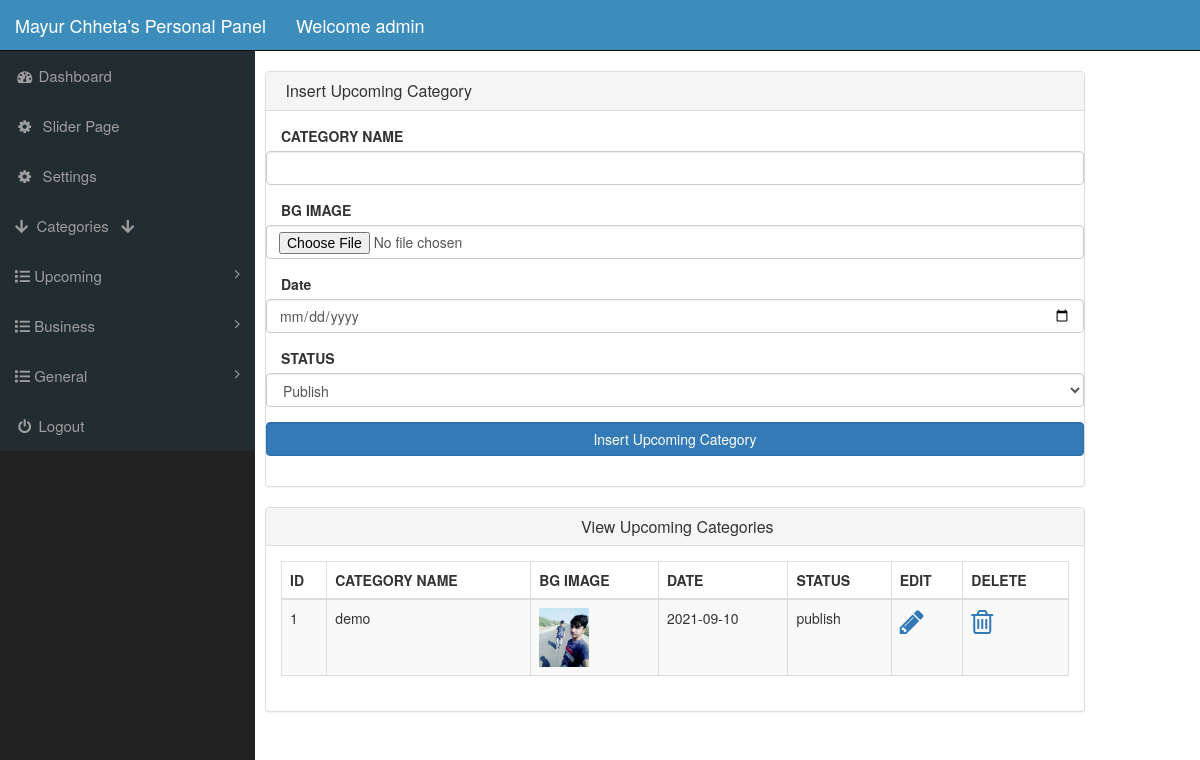
Before: /index.php?insert_up_cat (signed in) with the older database file.
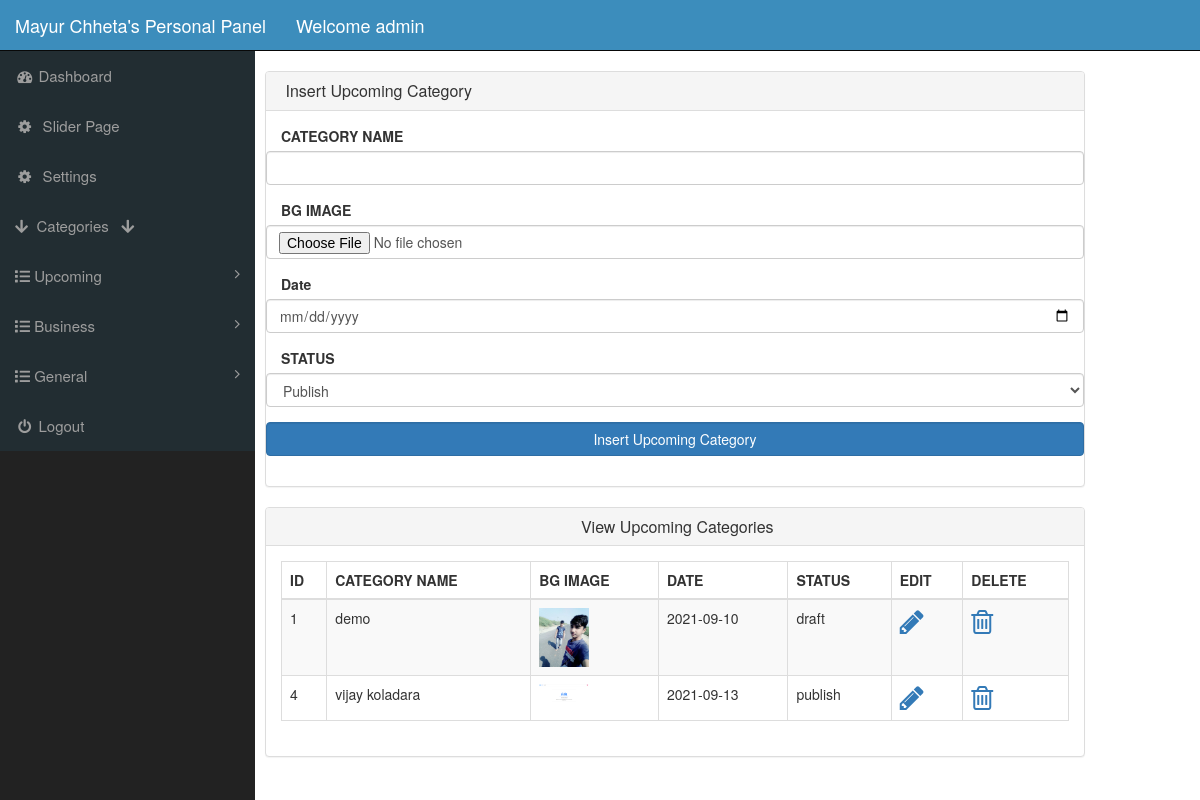
After: the same page with the newer database file.
### tables this page shows
CREATE TABLE `upcoming_category` (
  `id` int(100) NOT NULL,
  `category_name` varchar(100) NOT NULL,
  `category_image` varchar(100) NOT NULL,
  `date` date NOT NULL,
  `status` varchar(100) NOT NULL
);

### insert_upcoming_category.php (the view, shortened to what this page needs)
<?php
if(!isset($_SESSION['admin_username']))
{
    echo "<script> window.open('login.php','_self')  </script>";
}
else
{
?>
<div class="row">
    <div class="col-lg-3">
    </div>
    <div class="col-lg-12">
        <div class="panel panel-default">
            <div class="panel-heading">
                <h3 class="panel-title">
                    <i class="fa a-money fa-w"></i> Insert Upcoming Category
                </h3>
            </div>
            <div class="panel-body">
                <form action="" class="form-horizontal" method="POST" enctype="multipart/form-data">
                    <div class="form-group">
                        <label for="" class="col-md-3">CATEGORY NAME</label>
                        <input type="text" name="category_name" id="" class="form-control" required>
                    </div>
                    <div class="form-group">
                        <label for="" class="col-md-3">BG IMAGE </label>
                        <input type="file" name="category_img" id="" class="form-control" required
                            accept="image/png, image/gif, image/jpeg">
                    </div>
                    <div class="form-group">
                        <label for="" class="col-md-3">Date </label>
                        <input type="date" name="category_date" id="" class="form-control" required>
                    </div>
                    <div class="form-group">
                        <label for="" class="col-md-3">STATUS</label>
                        <select class="form-select form-control" name="category_status">
                            <option value="publish">Publish</option>
                        </select>
                    </div>
                    <div class="form-group">
                        <input type="submit" value="Insert Upcoming Category" name="submit"
                            class="btn btn-primary form-control">
                    </div>
                </form>
            </div>
        </div>
    </div>
    <div class="col-lg-12">
        <div class="panel panel-default">
            <div class="panel-heading">
                <h3 class="panel-title text-center">
                    <i class="fa a-money fa-w"></i> View Upcoming Categories
                </h3>
            </div>
            <div class="panel-body">
                <div class="table-responsive">
                    <table class="table table-bordered table-hover table-striped">
                        <thead>
                            <tr>
                                <th>ID</th>
                                <th>CATEGORY NAME</th>
                                <th>BG IMAGE</th>
                                <th>DATE</th>
                                <th>STATUS</th>
                                <th>EDIT</th>
                                <th>DELETE</th>
                            </tr>
                        </thead>
                        <tbody>
                            <?php
                                $get_product = "select * from upcoming_category";
                                $run_p = mysqli_query($con,$get_product);
                                while($row = mysqli_fetch_array($run_p))
                                {
                                    $s_id = $row['id'];
                                    $s_name = $row['category_name'];
                                    $s_image = $row['category_image'];
                                    $s_date = $row['date'];
                                    $s_status = $row['status'];
                                    ?>
                            <tr>
                                <td><?php echo $s_id;  ?> </td>
                                <td><?php echo $s_name;  ?> </td>
                                <td><img src="slide_images/<?php echo $s_image;  ?>" alt="" class="img-responsive"
                                        width="50" height="50"> </td>
                                <td><?php echo $s_date;  ?> </td>
                                <td><?php echo $s_status;  ?> </td>
                                <td>
                                    <a href="index.php?edit_up_cat=<?php echo $s_id; ?>">
                                        <i class="fa fa-pencil fa-2x"></i>
                                    </a>
                                </td>
                                <td>
                                    <a href="index.php?delete_up_cat=<?php echo $s_id; ?>">
                                        <i class="fa fa-trash-o fa-2x"></i>
                                    </a>
                                </td>
                            </tr>
                            <?php  } ?>
                        </tbody>
                    </table>
                </div>
            </div>
        </div>
    </div>
</div>
<?php  } ?>

### index.php (shortened to what this page needs)
<?php
include("includes/connection.php");
if (!isset($_SESSION['admin_username'])) {
    echo "<script> window.open('login.php','_self')  </script>";
} else {
?>
    <!DOCTYPE html>
    <html lang="en">
    <head>
        <link rel="stylesheet" href="styles/style.css">
        <link rel="stylesheet" href="https://maxcdn.bootstrapcdn.com/bootstrap/3.4.1/css/bootstrap.min.css">
        <link rel="stylesheet" href="https://cdnjs.cloudflare.com/ajax/libs/font-awesome/5.15.4/css/all.min.css" />
        <link rel="stylesheet" href="https://stackpath.bootstrapcdn.com/font-awesome/4.7.0/css/font-awesome.min.css">
    </head>
    <body>
        <div class="wrapper col-lg-2">
            <?php include('includes/sidebar.php');  ?>
        </div>
        <div class="col-lg-10 page-wrapper" style="padding-top:20px;padding-right:100px;">
            <div class="container-fluid" style="padding-top:50px;padding-left:50px;">
                <?php
                if (isset($_GET['insert_up_cat'])) {
                    include 'insert_upcoming_category.php';
                }
                ?>
            </div>
        </div>
    </body>
    </html>
<?php } ?>

### includes/sidebar.php (shortened to what this page needs)
<nav class="navbar navbar-inverse navbar-fixed-top">
    <div class="navbar-header">
        <a href="index.php?dashboard" class="navbar-brand" style="color:white">Mayur Chheta's Personal Panel</a>
        <a href="index.php?dashboard" class="navbar-brand" style="color:white">Welcome <?php echo $_SESSION['admin_username'];?></a>
    </div>
    <div class="collapse navbar-collapse navbar-ex1-collapse">
        <ul class="nav navbar-nav side-nav">
            <li>
                <a href="index.php?dashboard">
                    <i class="fa fa-fw fa-dashboard"></i>&nbsp;Dashboard
                </a>
            </li>
            <li>
                <a href="index.php?slider_page">
                    <i class="fa fa-fw fa-cog"></i>&nbsp; Slider Page
                </a>
            </li>
            <li>
                <a href="index.php?settings">
                    <i class="fa fa-fw fa-cog"></i>&nbsp; Settings
                </a>
            </li>
            <li>
                <a href="">
                    <i class="fas fa-arrow-down"></i>&nbsp; Categories &nbsp; <i class="fas fa-arrow-down"></i>
                </a>
            </li>
            <li>
                <a href="#" data-toggle="collapse" data-target="#upcoming">
                    <i class="fas fa-list"></i></i>&nbsp;Upcoming
                    <i class="fa fa-angle-right pull-right"></i>
                </a>
            </li>
            <li>
                <a href="#" data-toggle="collapse" data-target="#business">
                    <i class="fas fa-list"></i></i>&nbsp;Business
                    <i class="fa fa-angle-right pull-right"></i>
                </a>
            </li>
            <li>
                <a href="#" data-toggle="collapse" data-target="#general">
                    <i class="fas fa-list"></i>&nbsp;General
                    <i class="fa fa-angle-right pull-right"></i>
                </a>
            </li>
            <li>
                <a href="logout.php">
                    <i class="fa fa-fw fa-power-off"></i> Logout
                </a>
            </li>
        </ul>
    </div>
</nav>

### styles/style.css (style rules this page uses)
body { margin-top: 100px; }
@media (min-width: 768px) { body { margin-top: 50px; } }
.side-nav>li { background-color:#222D32; color: #f9f9f9; font-size: 15px; }
.side-nav>li>a { color:#f9f9f9; }
.navbar-ex1-collapse { background-color: #3C8DBC; }
.navbar-header { background-color:#3C8DBC; }
.side-nav { position: fixed; top: 51px; width: 255px; border-radius: 0; overflow-y:auto ; background-color:#358DEB; bottom: 0; overflow-x: hidden; padding-bottom: 40px; }
.side-nav>li>a { width: 255px; }
@media (min-width: 768px) { .side-nav { position: fixed; top: 51px; width: 255px; border-radius: 0; overflow-y:auto ; background-color: #222; bottom: 0; overflow-x: hidden; padding-bottom: 40px; } }
@media (min-width: 768px) { .side-nav>li>a { width: 255px; } }

Changed rows visible on the page:
changed upcoming_category "demo": status "publish" → "draft"
added upcoming_category: id "4", category_name "vijay koladara", category_image (picture), date "2021-09-13", status "publish"
